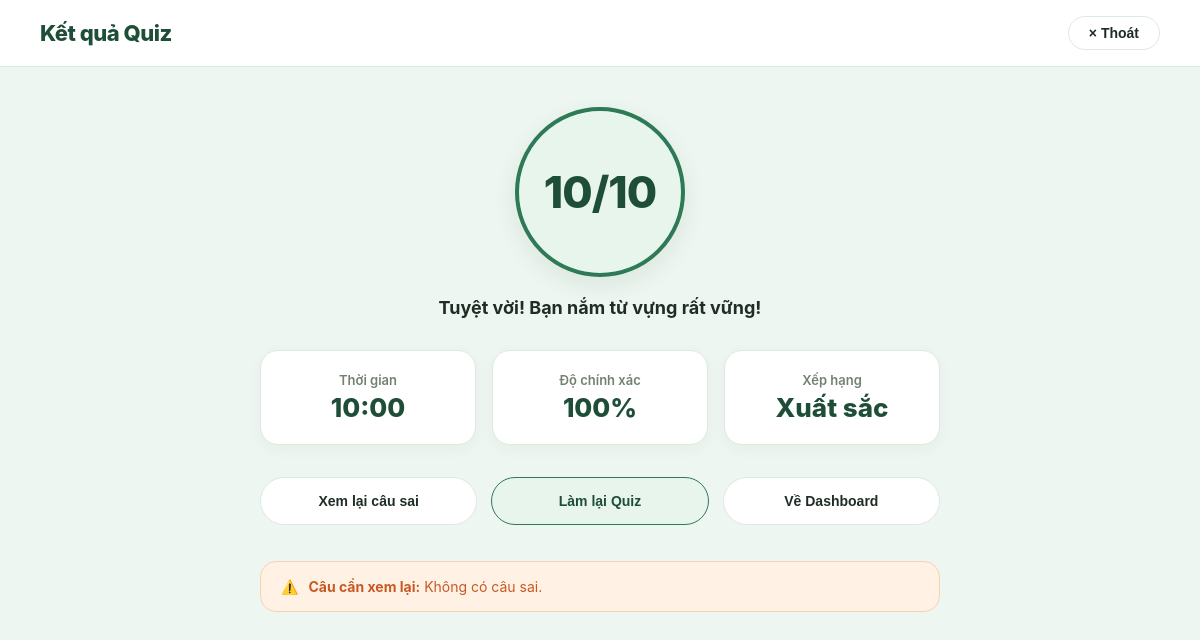
/pages/user/C_KetquaQuiz.php (signed in), run on the app's committed database.
### tables this page shows
CREATE TABLE `quiz_results` (
  `id` int NOT NULL,
  `user_id` int NOT NULL,
  `topic_id` int DEFAULT NULL,
  `vocabulary_set_id` int DEFAULT NULL,
  `total_questions` int NOT NULL,
  `correct_answers` int NOT NULL,
  `score` float GENERATED ALWAYS AS (((`correct_answers` / `total_questions`) * 100)) STORED,
  `started_at` datetime DEFAULT CURRENT_TIMESTAMP,
  `finished_at` datetime DEFAULT NULL
);

### pages/user/C_KetquaQuiz.php (the view, shortened to what this page needs)
<?php
require_once($_SERVER['DOCUMENT_ROOT'] . "/Connect.php");
$user_id = (int) $_SESSION['user_id'];
$diem_so      = 0;
$tong_cau     = 10;
$thoi_gian    = "0:00";
$cau_sai      = [];
$quiz_result_id = isset($_GET['id']) ? intval($_GET['id']) : (isset($_GET['quiz_id']) ? intval($_GET['quiz_id']) : 0);
$retry_limit = (string) ($_GET['limit'] ?? '10');
if (!function_exists('dinhDangThoiGianLam')) {
    function dinhDangThoiGianLam($seconds)
    {
        $seconds = max(0, intval($seconds));
        $m = floor($seconds / 60);
        $s = $seconds % 60;
        return sprintf("%d:%02d", $m, $s);
    }
}
try {
    if (isset($link) && $link) {
        $tables_res = @mysqli_query($link, "SHOW TABLES");
        $db_tables = [];
        if ($tables_res) {
            while ($tbl_row = mysqli_fetch_array($tables_res)) {
                $db_tables[strtolower($tbl_row[0])] = $tbl_row[0];
            }
        }
        $tbl_quiz   = isset($db_tables['quiz_results']) ? "`" . $db_tables['quiz_results'] . "`" : "`quiz_results`";
        if (isset($db_tables['quiz_results'])) {
            if ($quiz_result_id > 0) {
                $sql_get = "
                    SELECT
                        correct_answers,
                        total_questions,
                        topic_id,
                        vocabulary_set_id,
                        TIMESTAMPDIFF(SECOND, started_at, finished_at) AS thoi_gian_giay
                    FROM $tbl_quiz
                    WHERE id = ? AND user_id = ?
                    LIMIT 1
                ";
                if ($stmt_get = @mysqli_prepare($link, $sql_get)) {
                    mysqli_stmt_bind_param($stmt_get, "ii", $quiz_result_id, $user_id);
                    mysqli_stmt_execute($stmt_get);
                    $res = mysqli_stmt_get_result($stmt_get);
                    if ($row = mysqli_fetch_assoc($res)) {
                        $diem_so   = (int)$row['correct_answers'];
                        $tong_cau  = (int)$row['total_questions'];
                        $thoi_gian = dinhDangThoiGianLam($row['thoi_gian_giay'] ?? 180);
                        if (!empty($row['vocabulary_set_id'])) {
                            $retry_url = 'C_Quiz.php?' . http_build_query(['source' => 'set', 'id' => (int) $row['vocabulary_set_id'], 'limit' => $retry_limit]);
                        } elseif (!empty($row['topic_id'])) {
                            $retry_url = 'C_Quiz.php?' . http_build_query(['source' => 'topic', 'id' => (int) $row['topic_id'], 'limit' => $retry_limit]);
                        }
                    }
                    mysqli_stmt_close($stmt_get);
                }
            } else {
                $sql_latest = "
                    SELECT
                        correct_answers,
                        total_questions,
                        TIMESTAMPDIFF(SECOND, started_at, finished_at) AS thoi_gian_giay
                    FROM $tbl_quiz
                    WHERE user_id = ?
                    ORDER BY COALESCE(finished_at, started_at) DESC, id DESC
                    LIMIT 1
                ";
                if ($stmt_lat = @mysqli_prepare($link, $sql_latest)) {
                    mysqli_stmt_bind_param($stmt_lat, "i", $user_id);
                    mysqli_stmt_execute($stmt_lat);
                    $res = mysqli_stmt_get_result($stmt_lat);
                    if ($row = mysqli_fetch_assoc($res)) {
                        $diem_so   = (int)$row['correct_answers'];
                        $tong_cau  = (int)$row['total_questions'];
                        $thoi_gian = dinhDangThoiGianLam($row['thoi_gian_giay'] ?? 180);
                    }
                }
            }
        }
    }
} catch (\Throwable $e) {
    error_log("Lỗi Kết quả Quiz: " . $e->getMessage());
}
$phan_tram = ($tong_cau > 0) ? round(($diem_so / $tong_cau) * 100) : 0;
$do_chinh_xac = $phan_tram . "%";
if ($phan_tram >= 90) {
    $xep_hang = "Xuất sắc";
    $feedback = "Tuyệt vời! Bạn nắm từ vựng rất vững!";
} elseif ($phan_tram >= 70) {
    $xep_hang = "Khá";
    $feedback = "Bạn làm rất tốt! Cố gắng phát huy nhé!";
} elseif ($phan_tram >= 50) {
    $xep_hang = "Trung bình";
    $feedback = "Khá ổn! Hãy ôn tập thêm để cải thiện phản xạ nhé!";
} else {
    $xep_hang = "Yếu";
    $feedback = "Hãy ôn lại các từ chưa nhớ và thử lại nhé!";
}
if ($diem_so >= $tong_cau) {
    $cau_sai = [];
}
?>
<!DOCTYPE html>
<html lang="vi">
<head>
    <link rel="stylesheet" href="../../CSS/C_KetquaQuiz.css">
</head>
<body class="C_KetquaQuiz_body">
    <header class="C_KetquaQuiz_header">
        <h1 class="C_KetquaQuiz_logo">Kết quả Quiz</h1>
        <button type="button" id="C_KetquaQuiz_btnDong" class="C_KetquaQuiz_btnClose" title="Đóng">
            &times; Thoát
        </button>
    </header>
    <main class="C_KetquaQuiz_main">
        <div class="C_KetquaQuiz_scoreCircle" id="C_KetquaQuiz_scoreCircle">
            <span class="C_KetquaQuiz_scoreText" id="C_KetquaQuiz_scoreText">
                <?php echo "{$diem_so}/{$tong_cau}"; ?>
            </span>
        </div>
        <p class="C_KetquaQuiz_feedback" id="C_KetquaQuiz_feedback">
            <?php echo $feedback; ?>
        </p>
        <section class="C_KetquaQuiz_statsContainer">
            <div class="C_KetquaQuiz_statCard">
                <span class="C_KetquaQuiz_statLabel">Thời gian</span>
                <span class="C_KetquaQuiz_statValue" id="C_KetquaQuiz_statTime"><?php echo $thoi_gian; ?></span>
            </div>
            <div class="C_KetquaQuiz_statCard">
                <span class="C_KetquaQuiz_statLabel">Độ chính xác</span>
                <span class="C_KetquaQuiz_statValue" id="C_KetquaQuiz_statAccuracy"><?php echo $do_chinh_xac; ?></span>
            </div>
            <div class="C_KetquaQuiz_statCard">
                <span class="C_KetquaQuiz_statLabel">Xếp hạng</span>
                <span class="C_KetquaQuiz_statValue" id="C_KetquaQuiz_statRank"><?php echo $xep_hang; ?></span>
            </div>
        </section>
        <div class="C_KetquaQuiz_btnGroup">
            <button type="button" id="C_KetquaQuiz_btnXemLai" class="C_KetquaQuiz_btn C_KetquaQuiz_btnWhite">
                Xem lại câu sai
            </button>
            <button type="button" id="C_KetquaQuiz_btnLamLai" class="C_KetquaQuiz_btn C_KetquaQuiz_btnPrimary">
                Làm lại Quiz
            </button>
            <button type="button" id="C_KetquaQuiz_btnDashboard" class="C_KetquaQuiz_btn C_KetquaQuiz_btnWhite">
                Về Dashboard
            </button>
        </div>
        <footer class="C_KetquaQuiz_wrongBoxContainer">
            <div class="C_KetquaQuiz_wrongBox" id="C_KetquaQuiz_wrongBox">
                <span class="wrong-icon">⚠️</span>
                <span>
                    <strong>Câu cần xem lại:</strong>
                    <?= empty($cau_sai) ? 'Không có câu sai.' : count($cau_sai) . ' câu - nhấn để xem chi tiết.' ?>
                </span>
            </div>
        </footer>
    </main>
</body>
</html>

### CSS/C_KetquaQuiz.css (style rules this page uses)
:root { --color-primary: #2d7a56; --color-primary-light: #e8f5ed; --color-primary-dark: #1f4e38; --color-surface: #ffffff; --color-background: #edf6f0; --color-border: #dceae1; --color-white: #ffffff; --color-text: #1f2d24; --color-text-muted: #758071; --radius-sm: 14px; --radius-md: 18px; --radius-full: 9999px; --transition: all 0.2s cubic-bezier(0.4, 0, 0.2, 1); }
*, *::before, *::after { box-sizing: border-box; }
body, .C_KetquaQuiz_body { margin: 0; padding: 0; font-family: -apple-system, BlinkMacSystemFont, "Segoe UI", Roboto, Helvetica, Arial, sans-serif; background-color: var(--color-background); color: var(--color-text); min-height: 100vh; -webkit-font-smoothing: antialiased; }
.C_KetquaQuiz_scoreCircle, .C_KetquaQuiz_btn { display: flex; align-items: center; justify-content: center; }
.C_KetquaQuiz_main, .C_KetquaQuiz_statCard { display: flex; flex-direction: column; align-items: center; }
.C_KetquaQuiz_btnClose, .C_KetquaQuiz_btn { border-radius: var(--radius-full); cursor: pointer; outline: none; transition: var(--transition); }
.C_KetquaQuiz_header { display: flex; justify-content: space-between; align-items: center; padding: 16px 40px; background-color: var(--color-white); border-bottom: 1px solid var(--color-border); position: sticky; top: 0; z-index: 100; }
.C_KetquaQuiz_logo { margin: 0; font-size: 22px; font-weight: 800; letter-spacing: -0.5px; color: var(--color-primary-dark); }
.C_KetquaQuiz_btnClose { padding: 8px 20px; background-color: var(--color-white); border: 1px solid var(--color-border); color: var(--color-text); font-size: 14px; font-weight: 600; }
.C_KetquaQuiz_main { max-width: 720px; margin: 0 auto; padding: 40px 20px 60px; }
.C_KetquaQuiz_scoreCircle { width: 170px; height: 170px; border-radius: 50%; border: 4px solid var(--color-primary); background-color: var(--color-primary-light); margin-bottom: 20px; box-shadow: 0 8px 24px rgba(31, 45, 36, 0.08); animation: popIn 0.4s ease-out; }
.C_KetquaQuiz_scoreText { font-size: 44px; font-weight: 800; color: var(--color-primary-dark); letter-spacing: -1px; }
.C_KetquaQuiz_feedback { margin: 0 0 32px; font-size: 18px; font-weight: 700; text-align: center; }
.C_KetquaQuiz_statsContainer, .C_KetquaQuiz_btnGroup { width: 100%; display: flex; }
.C_KetquaQuiz_statsContainer { gap: 16px; margin-bottom: 32px; }
.C_KetquaQuiz_statCard { flex: 1; min-height: 95px; padding: 16px 20px; background-color: var(--color-surface); border: 1px solid var(--color-border); border-radius: var(--radius-md); box-shadow: 0 4px 16px rgba(31, 45, 36, 0.04); justify-content: center; text-align: center; gap: 6px; transition: transform 0.2s ease, box-shadow 0.2s ease; }
.C_KetquaQuiz_statLabel { font-size: 13px; font-weight: 600; color: var(--color-text-muted); }
.C_KetquaQuiz_statValue { font-size: 26px; font-weight: 800; line-height: 1.1; color: var(--color-primary-dark); }
.C_KetquaQuiz_btnGroup { justify-content: center; gap: 14px; margin-bottom: 36px; }
.C_KetquaQuiz_btn { flex: 1; height: 48px; font-size: 14px; font-weight: 700; }
.C_KetquaQuiz_btnWhite { background-color: var(--color-white); border: 1px solid var(--color-border); color: var(--color-text); }
.C_KetquaQuiz_btnPrimary { background-color: var(--color-primary-light); border: 1px solid var(--color-primary); color: var(--color-primary-dark); }
.C_KetquaQuiz_wrongBoxContainer { width: 100%; }
.C_KetquaQuiz_wrongBox { width: 100%; background-color: #FFF1E4; border: 1px solid #F6D2B5; border-radius: 16px; padding: 16px 20px; font-size: 14px; color: #C75A24; display: flex; align-items: center; gap: 10px; cursor: pointer; transition: background-color 0.2s ease; }

### data on the page
quiz_results: correct_answers "10", total_questions "10", feedback "Tuyệt vời! Bạn nắm từ vựng rất vững!", do_chinh_xac "100%", xep_hang "Xuất sắc"

### other printed values
$thoi_gian "10:00"
